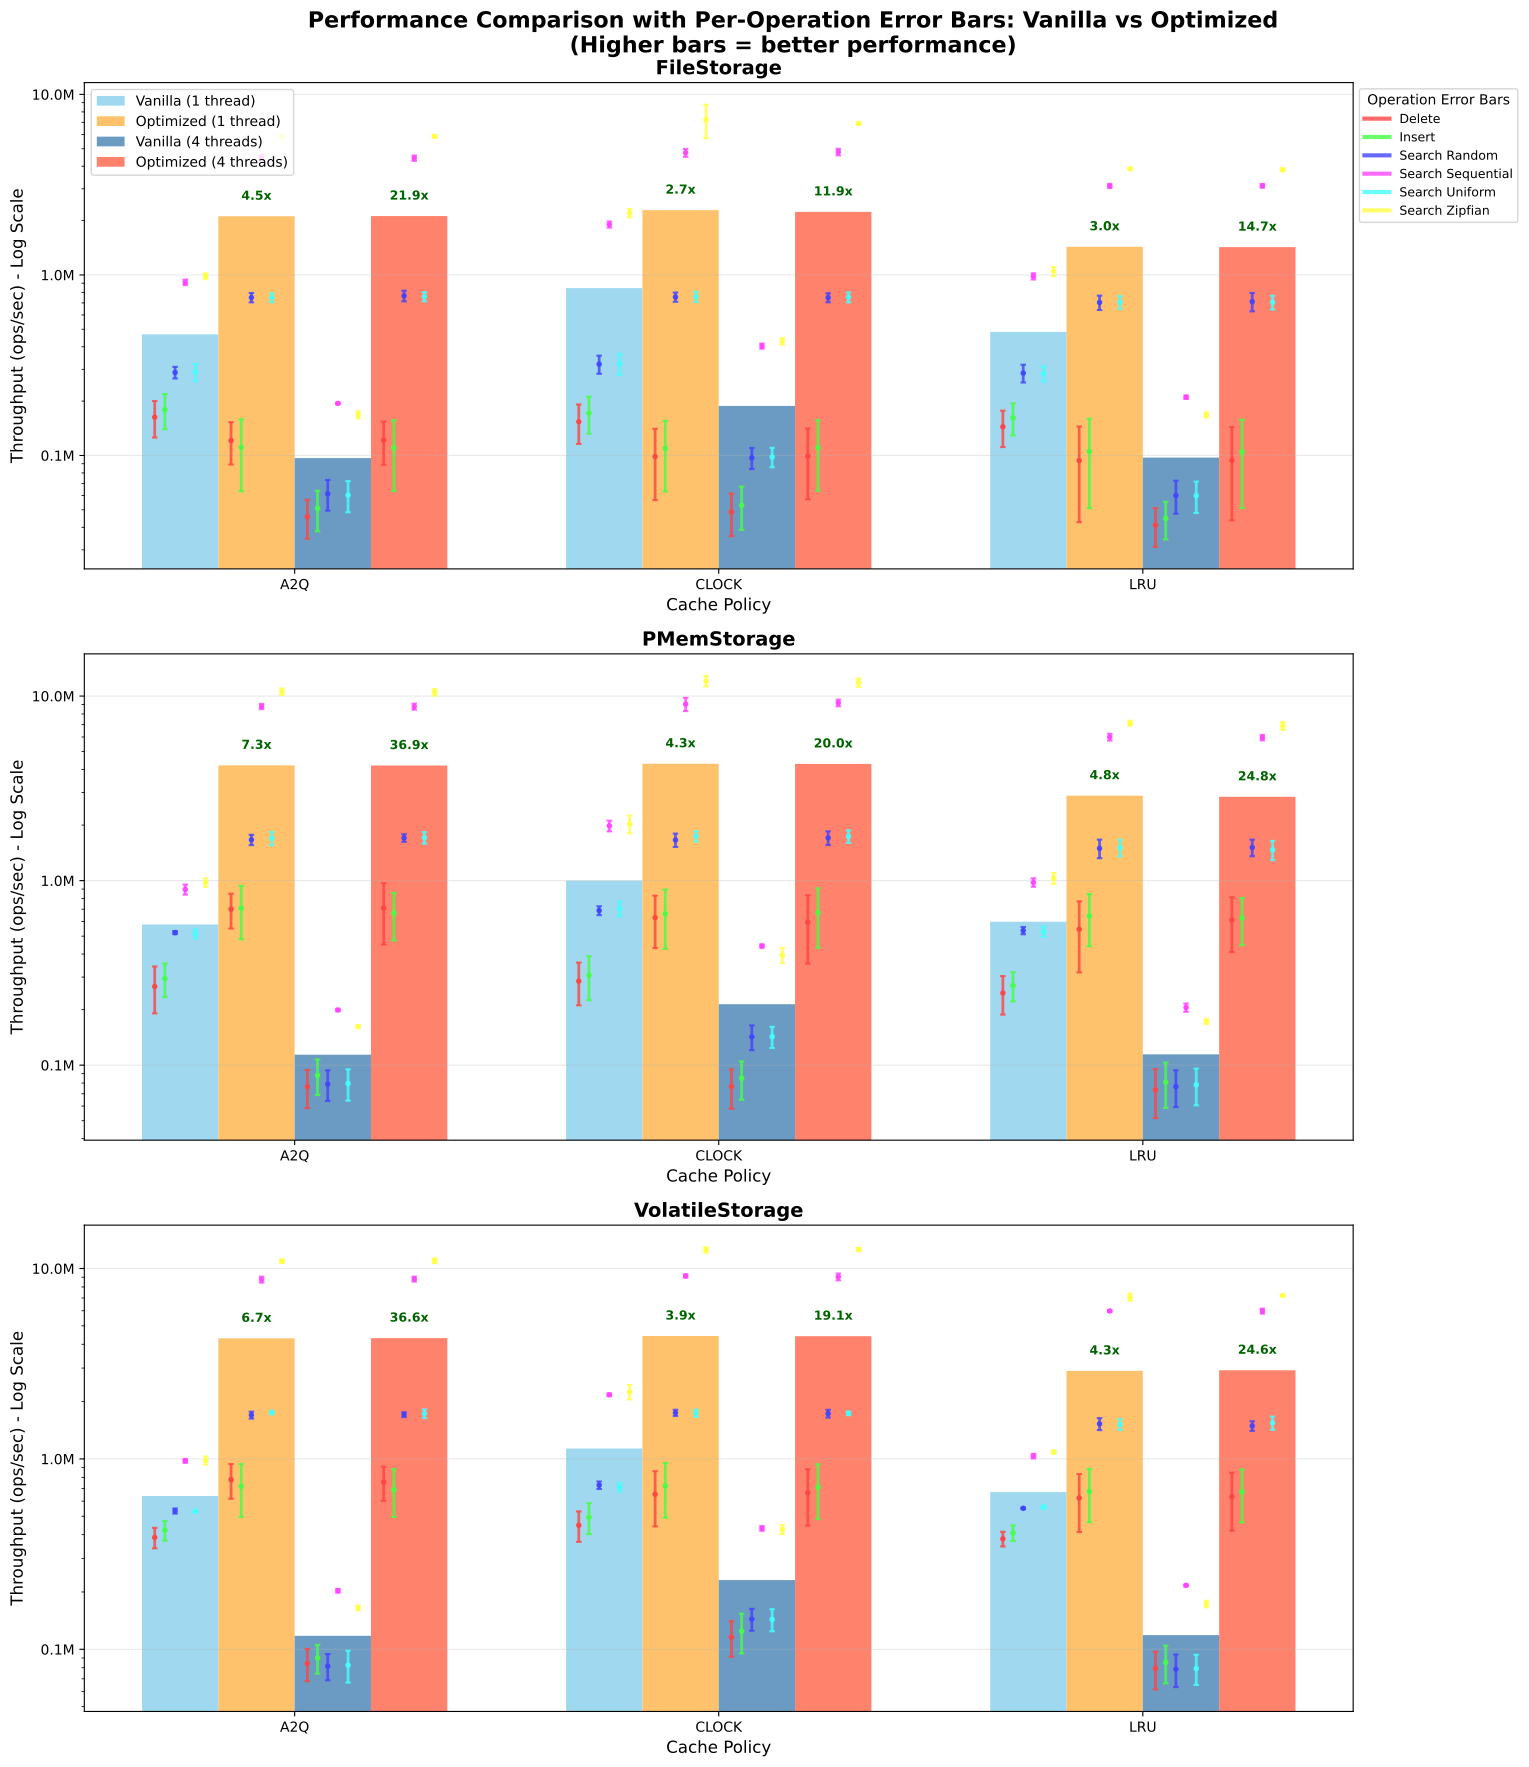

Source code (Python):
#!/usr/bin/env python3
"""
Option 1 Overlay with Stacked Error Bars (Option A)
Shows vanilla vs optimized with separate error bars for each operation type
Layout: 3 rows (storage types) × 1 column with wider bars
"""

import pandas as pd
import matplotlib.pyplot as plt
import numpy as np
import os
import sys
import argparse

def load_vanilla_data(csv_path):
    """Load the vanilla benchmark data"""
    if not os.path.exists(csv_path):
        raise FileNotFoundError(f"CSV file not found: {csv_path}")
    
    df = pd.read_csv(csv_path)
    print(f"Loaded {len(df)} records from vanilla CSV")
    
    # Replace SSARC with A2Q in vanilla data for consistency
    df['cache_type'] = df['cache_type'].replace('SSARC', 'A2Q')
    
    return df

def load_optimized_data(csv_path):
    """Load the optimized benchmark data and normalize column names"""
    if not os.path.exists(csv_path):
        raise FileNotFoundError(f"CSV file not found: {csv_path}")
    
    df = pd.read_csv(csv_path)
    print(f"Loaded {len(df)} records from optimized CSV")
    
    # Normalize column names to match vanilla format
    df = df.rename(columns={
        'policy_name': 'cache_type',
        'time_us': 'time_ns'  # Will convert units later
    })
    
    # Convert time from microseconds to nanoseconds
    df['time_ns'] = df['time_ns'] * 1000
    
    # Map config_name to thread_count
    df['thread_count'] = df['config_name'].map({
        'non_concurrent_default': 1,
        'concurrent_default': 4
    })
    
    # Filter out any unmapped configs
    df = df.dropna(subset=['thread_count'])
    df['thread_count'] = df['thread_count'].astype(int)
    
    return df

def calculate_throughput(df):
    """Calculate throughput in operations per second"""
    df = df.copy()
    # Throughput = record_count / (time_ns / 1e9) = record_count * 1e9 / time_ns
    df['throughput'] = df['record_count'] * 1e9 / df['time_ns']
    return df

def create_stacked_error_overlay_plot(vanilla_df, optimized_df, output_path):
    """Create overlay comparison plot with stacked error bars per operation"""
    
    # Calculate throughput
    vanilla_df = calculate_throughput(vanilla_df)
    optimized_df = calculate_throughput(optimized_df)
    
    # Add variant labels
    vanilla_df['variant'] = 'Vanilla'
    optimized_df['variant'] = 'Optimized'
    
    # Combine data
    combined_df = pd.concat([vanilla_df, optimized_df], ignore_index=True)
    
    # Get unique values
    storage_types = sorted(combined_df['storage_type'].unique())
    cache_types = sorted(combined_df['cache_type'].unique())
    thread_counts = sorted(combined_df['thread_count'].unique())
    operation_types = sorted(combined_df['operation'].unique())
    
    print(f"Storage types: {storage_types}")
    print(f"Cache types: {cache_types}")
    print(f"Thread counts: {thread_counts}")
    print(f"Operation types: {operation_types}")
    
    # Create figure with 3 rows (storage types) × 1 column
    fig, axes = plt.subplots(3, 1, figsize=(16, 18))
    fig.suptitle('Performance Comparison with Per-Operation Error Bars: Vanilla vs Optimized\n(Higher bars = better performance)', 
                 fontsize=16, fontweight='bold', y=0.98)
    
    # Colors for variants and threads
    colors = {
        ('Vanilla', 1): '#87CEEB',    # Light blue
        ('Vanilla', 4): '#4682B4',    # Steel blue
        ('Optimized', 1): '#FFB347',  # Light orange
        ('Optimized', 4): '#FF6347'   # Tomato red
    }
    
    # Colors for operation error bars (different shades)
    operation_colors = {
        'delete': '#FF4444',
        'insert': '#44FF44', 
        'search_random': '#4444FF',
        'search_sequential': '#FF44FF',
        'search_uniform': '#44FFFF',
        'search_zipfian': '#FFFF44'
    }
    
    for i, storage_type in enumerate(storage_types):
        ax = axes[i]
        storage_data = combined_df[combined_df['storage_type'] == storage_type]
        
        # Set up bar positions with wider spacing
        x_pos = np.arange(len(cache_types))
        bar_width = 0.18  # Slightly wider bars
        
        # Plot bars for each combination
        for j, thread_count in enumerate(thread_counts):
            for k, variant in enumerate(['Vanilla', 'Optimized']):
                # Calculate overall mean for this combination
                variant_thread_data = storage_data[
                    (storage_data['thread_count'] == thread_count) & 
                    (storage_data['variant'] == variant)
                ]
                
                if len(variant_thread_data) == 0:
                    continue
                
                # Calculate bar positions
                offset = (j * 2 + k - 1.5) * bar_width
                positions = x_pos + offset
                
                # Calculate overall means and per-operation stats for each cache type
                overall_means = []
                stacked_errors = []
                
                for cache_type in cache_types:
                    cache_data = variant_thread_data[variant_thread_data['cache_type'] == cache_type]
                    
                    if len(cache_data) == 0:
                        overall_means.append(0)
                        stacked_errors.append([])
                        continue
                    
                    # Overall mean across all operations
                    overall_mean = cache_data['throughput'].mean()
                    overall_means.append(overall_mean)
                    
                    # Per-operation error bars
                    operation_errors = []
                    for operation_type in operation_types:
                        op_data = cache_data[cache_data['operation'] == operation_type]['throughput']
                        if len(op_data) > 0:
                            op_mean = op_data.mean()
                            op_std = op_data.std() if len(op_data) > 1 else 0
                            operation_errors.append({
                                'operation': operation_type,
                                'mean': op_mean,
                                'std': op_std,
                                'color': operation_colors[operation_type]
                            })
                    
                    stacked_errors.append(operation_errors)
                
                # Plot main bars
                bars = ax.bar(positions, overall_means, bar_width,
                             color=colors[(variant, thread_count)],
                             alpha=0.8,
                             label=f'{variant} ({thread_count} thread{"s" if thread_count > 1 else ""})')
                
                # Plot stacked error bars for each operation
                for pos_idx, (pos, mean, op_errors) in enumerate(zip(positions, overall_means, stacked_errors)):
                    if mean > 0 and op_errors:
                        # Calculate error bar positions
                        error_width = bar_width * 0.8  # Slightly narrower than bar
                        num_operations = len(op_errors)
                        error_segment_width = error_width / num_operations
                        
                        for op_idx, op_error in enumerate(op_errors):
                            # Position for this operation's error bar
                            error_pos = pos - error_width/2 + (op_idx + 0.5) * error_segment_width
                            
                            # Draw error bar for this operation
                            op_mean = op_error['mean']
                            op_std = op_error['std']
                            
                            if op_std > 0:
                                # Draw error bar line
                                ax.errorbar(error_pos, op_mean, yerr=op_std,
                                          fmt='none', 
                                          ecolor=op_error['color'],
                                          capsize=2,
                                          capthick=1.5,
                                          elinewidth=2,
                                          alpha=0.8)
                                
                                # Add small marker at operation mean
                                ax.plot(error_pos, op_mean, 'o', 
                                       color=op_error['color'], 
                                       markersize=3, 
                                       alpha=0.9)
                
                # Add speedup annotations for optimized bars
                if variant == 'Optimized':
                    for idx, (pos, mean_opt) in enumerate(zip(positions, overall_means)):
                        if mean_opt > 0:
                            # Find corresponding vanilla value
                            vanilla_data = storage_data[
                                (storage_data['thread_count'] == thread_count) & 
                                (storage_data['variant'] == 'Vanilla') &
                                (storage_data['cache_type'] == cache_types[idx])
                            ]
                            if len(vanilla_data) > 0:
                                mean_vanilla = vanilla_data['throughput'].mean()
                                if mean_vanilla > 0:
                                    speedup = mean_opt / mean_vanilla
                                    ax.annotate(f'{speedup:.1f}x', 
                                              xy=(pos, mean_opt), 
                                              xytext=(0, 10), 
                                              textcoords='offset points',
                                              ha='center', va='bottom',
                                              fontsize=9, fontweight='bold',
                                              color='darkred' if speedup < 2 else 'darkgreen')
        
        # Customize subplot
        ax.set_title(f'{storage_type}', fontsize=14, fontweight='bold')
        ax.set_xlabel('Cache Policy', fontsize=12)
        ax.set_ylabel('Throughput (ops/sec) - Log Scale', fontsize=12)
        ax.set_xticks(x_pos)
        ax.set_xticklabels(cache_types)
        ax.grid(True, alpha=0.3, axis='y')
        
        # Set logarithmic scale for y-axis
        ax.set_yscale('log')
        
        # Format y-axis to show values in millions with log scale
        ax.yaxis.set_major_formatter(plt.FuncFormatter(lambda x, p: f'{x/1e6:.1f}M'))
        
        # Add legend for variants (only on first subplot)
        if i == 0:
            variant_legend = ax.legend(bbox_to_anchor=(0, 1), loc='upper left', fontsize=10)
            ax.add_artist(variant_legend)  # Keep this legend when adding operation legend
            
            # Add legend for operation error bars
            operation_handles = [plt.Line2D([0], [0], color=color, linewidth=3, alpha=0.8, label=op.replace('_', ' ').title()) 
                               for op, color in operation_colors.items()]
            ax.legend(handles=operation_handles, bbox_to_anchor=(1, 1), loc='upper left', 
                     fontsize=9, title='Operation Error Bars')
    
    plt.tight_layout()
    plt.subplots_adjust(top=0.94, right=0.85)
    plt.savefig(output_path, dpi=300, bbox_inches='tight')
    print(f"Option 1 Overlay with Stacked Error Bars saved to: {output_path}")
    
    return fig

def main():
    parser = argparse.ArgumentParser(description='Generate Option 1 Overlay with Stacked Error Bars')
    parser.add_argument('--vanilla-csv', required=True, help='Path to vanilla benchmark CSV file')
    parser.add_argument('--optimized-csv', required=True, help='Path to optimized benchmark CSV file')
    parser.add_argument('--output', default='option1_overlay_stacked_errors.pdf', help='Output file path')
    
    args = parser.parse_args()
    
    try:
        # Load data
        vanilla_df = load_vanilla_data(args.vanilla_csv)
        optimized_df = load_optimized_data(args.optimized_csv)
        
        # Create plot
        fig = create_stacked_error_overlay_plot(vanilla_df, optimized_df, args.output)
        
        print("Option 1 Overlay with Stacked Error Bars generation completed successfully!")
        
        # Print summary
        print("\n" + "="*60)
        print("STACKED ERROR BAR EXPLANATION")
        print("="*60)
        print("• Main bars show OVERALL average throughput across all operations")
        print("• Colored error bars show per-operation variance:")
        for op, color in [('delete', '#FF4444'), ('insert', '#44FF44'), ('search_random', '#4444FF'),
                         ('search_sequential', '#FF44FF'), ('search_uniform', '#44FFFF'), ('search_zipfian', '#FFFF44')]:
            print(f"  - {op.replace('_', ' ').title()}: {color}")
        print("• Small dots mark individual operation means")
        print("• Error bars represent standard deviation within each operation")
        print("• This shows both overall performance AND per-operation variability")
        
    except Exception as e:
        print(f"Error: {e}")
        import traceback
        traceback.print_exc()
        sys.exit(1)

if __name__ == "__main__":
    main()
